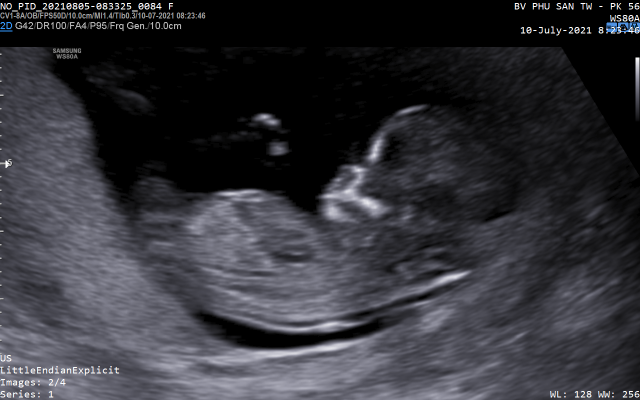
#> input picture 2mm/1B_0001_6.png, 1280 x 800 px (shown at 1/2 size)
$ python image.py   (older library calls are emulated)
#> lines starting #> are read from the running program, lines starting #| are printed output that depends on the picture; after the words box and inside, x2 and y2 are one past the last pixel; in counts of white or black regions, pixels touching at a corner belong together
import cv2
import numpy as np
import os
# Figure 5
# (A) raw image
image = cv2.imread('2mm/1B_0001_6.png')
#> image is the input picture: shape (800, 1280, 3); mean B, G, R 56.5, 50.7, 50.7
# print(image.shape)
cv2.imshow('Raw Image', image)
# (B) intercept of the caliper;
caliper = image[100:700, 0:30]
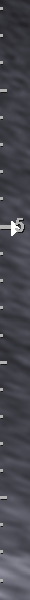
#> caliper: shape (600, 30, 3); mean B, G, R 79.4, 70.8, 70.8
# caliper = cv2.copyMakeBorder(caliper,10,10,10,10,cv2.BORDER_CONSTANT,value=[0,0,0])
cv2.imshow('Cropped Image', caliper)

# (C) conversion to gray-scale;
gray_caliper = cv2.cvtColor(caliper, cv2.COLOR_BGR2GRAY)
cv2.imshow('Gray scaled Image', gray_caliper)


#  (D) edge detection by the Laplace operator;
laplacian = cv2.Laplacian(gray_caliper, cv2.CV_8UC1, ksize=3)
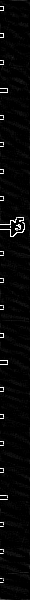
#> laplacian: shape (600, 30); min 0, max 255, mean 7.9
cv2.imshow('Egde detected Image', laplacian)

# (E) binarization from gray-scale to monochrome;
threshold = 127
binarized = cv2.threshold(laplacian, threshold, 255, cv2.THRESH_BINARY)[1]
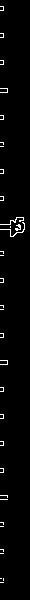
#> binarized: shape (600, 30); 2% white in thin lines or dots, all inside (x1, y1, x2, y2) = (0, 6, 25, 583)
cv2.imshow('Binarize with threshold Image', binarized)
print(254 in binarized)
#| False

# # (F) morphological open operation.
# kernel = np.ones((3, 3), np.uint8)
# morphological_open = cv2.morphologyEx(binarized, cv2.MORPH_OPEN, kernel)
# cv2.imshow('Morphological Opened Image', morphological_open)


# Figure 6

# 6A find and draw contours
contours, hierarchy = cv2.findContours(
    binarized, cv2.RETR_EXTERNAL, cv2.CHAIN_APPROX_NONE)
#> contours = 33 contours, all with area under 20
print(f"number contours: {len(contours)}")
#| number contours: 33
caliper_copy = caliper.copy()
#> (the run stopped early here; a loop or call above may not have finished)

$ run again, with 2mm/1B_0001_1.png copied over 2mm/1B_0001_6.png
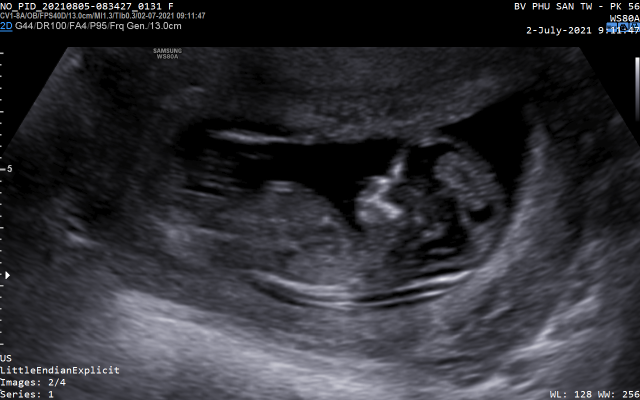
#> input picture 2mm/1B_0001_1.png, 1280 x 800 px (shown at 1/2 size)
#> image is the input picture: shape (800, 1280, 3); mean B, G, R 51.5, 46.3, 46.3
#> `caliper = image[100:700, 0:30]`:
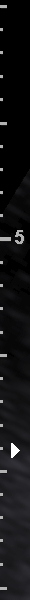
#> caliper: shape (600, 30, 3); mean B, G, R 20, 18.6, 18.6
#> `binarized = cv2.threshold(laplacian, threshold, 255, cv2.THRESH_BINARY..`:
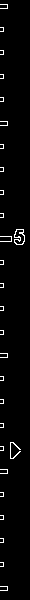
#> binarized: shape (600, 30); 2.6% white in thin lines or dots, all inside (x1, y1, x2, y2) = (0, 4, 25, 591)
#| False
#> contours = 28 contours, 27 with area under 20; largest, box (x1, y1, x2, y2) and area: (14, 229, 25, 245) 120
#| number contours: 28

$ run again, with 2mm/1B_0001_10.png copied over 2mm/1B_0001_6.png
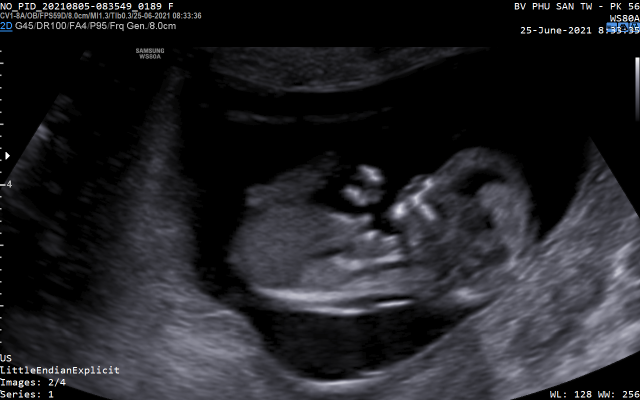
#> input picture 2mm/1B_0001_10.png, 1280 x 800 px (shown at 1/2 size)
#> image is the input picture: shape (800, 1280, 3); mean B, G, R 37.6, 33.8, 33.8
#> `caliper = image[100:700, 0:30]`:
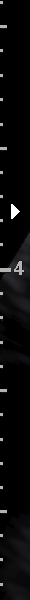
#> caliper: shape (600, 30, 3); mean B, G, R 9.7, 9.3, 9.3
#> `binarized = cv2.threshold(laplacian, threshold, 255, cv2.THRESH_BINARY..`:
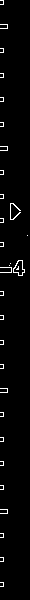
#> binarized: shape (600, 30); 2.4% white in thin lines or dots
#| False
#> contours = 30 contours, 29 with area under 20; largest, box (x1, y1, x2, y2) and area: (13, 260, 25, 276) 106
#| number contours: 30

$ run again, with 2mm/1B_0001_12.png copied over 2mm/1B_0001_6.png
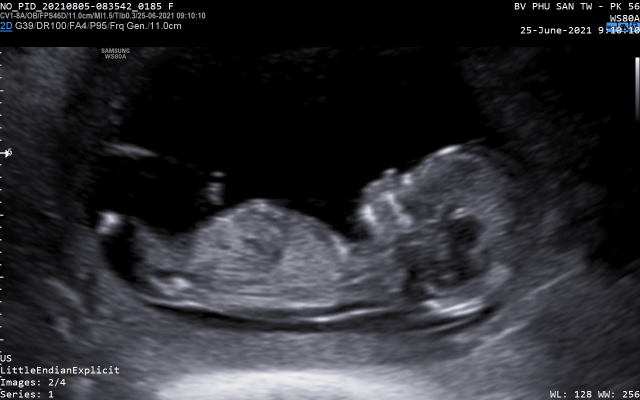
#> input picture 2mm/1B_0001_12.png, 1280 x 800 px (shown at 1/2 size)
#> image is the input picture: shape (800, 1280, 3); mean B, G, R 47.2, 42.8, 42.7
#> `caliper = image[100:700, 0:30]`:
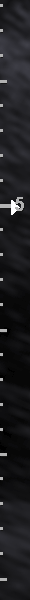
#> caliper: shape (600, 30, 3); mean B, G, R 32.1, 29.4, 29.4
#> `laplacian = cv2.Laplacian(gray_caliper, cv2.CV_8UC1, ksize=3)`:
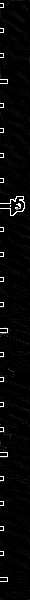
#> laplacian: shape (600, 30); min 0, max 255, mean 8.1
#> binarized: shape (600, 30); 2.2% white in thin lines or dots, all inside (x1, y1, x2, y2) = (0, 3, 25, 582)
#| False
#> contours = 26 contours, 25 with area under 20; largest, box (x1, y1, x2, y2) and area: (0, 196, 25, 216) 20
#| number contours: 26
